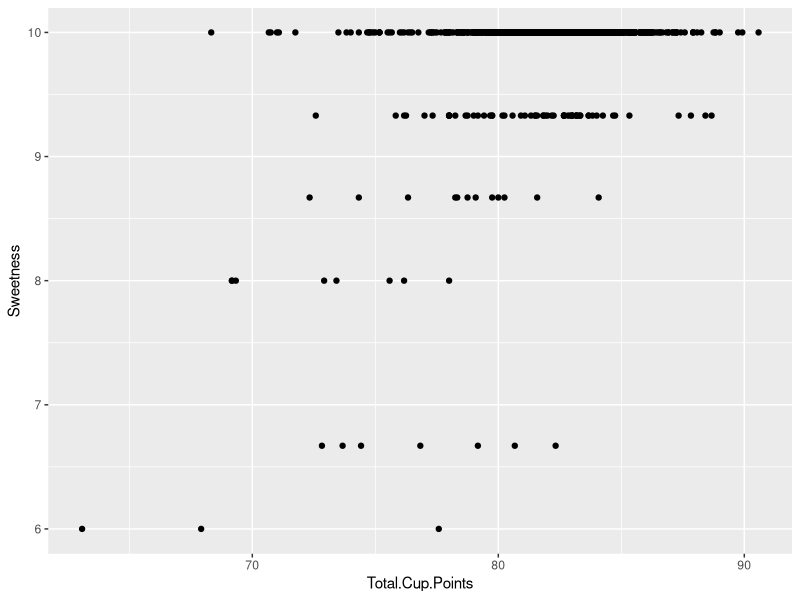
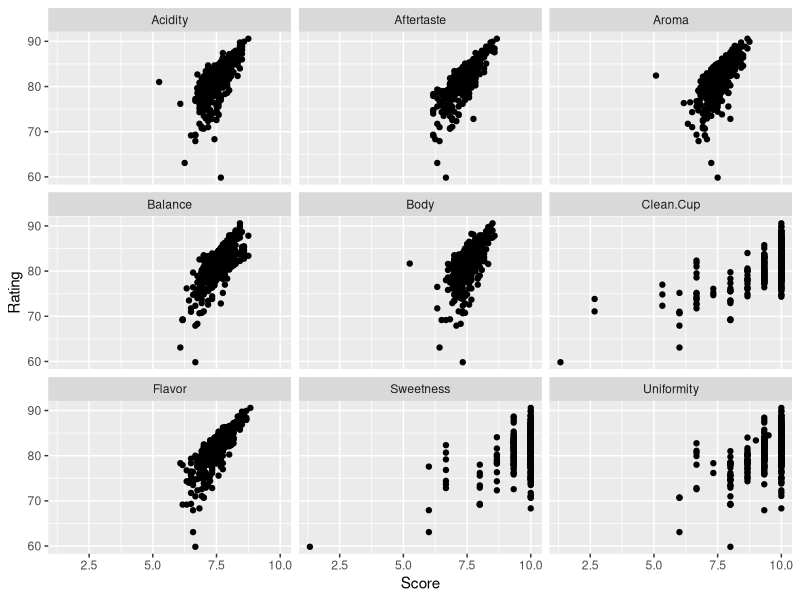

These figures' R source, in order:
## ---- chunk 1
knitr::opts_chunk$set(echo = FALSE, message=FALSE, warning=FALSE)
## ---- chunk 2
library(tidyverse)
arabica_data_cleaned <- read_csv("data/arabica_data_cleaned.csv")
## ---- chunk 3
arabica_data_cleaned %>% filter(Sweetness>5) %>% 
ggplot( ) + 
  geom_point(mapping = aes(x = Total.Cup.Points, y = Sweetness))
## ---- chunk 4
 #bad graph
# arabica_data_cleaned %>% filter(Sweetness>5) %>% 
# ggplot( ) + 
#   geom_point(mapping = aes(x = altitude_mean_meters, y = Sweetness))
## ---- chunk 5
qm<-arabica_data_cleaned %>% select(Aroma:Sweetness,Name, Rating = Total.Cup.Points) %>% 
  pivot_longer(cols=Aroma:Sweetness,names_to ="qlty",values_to="Score") %>% filter(Score>0)
## ---- chunk 6
qm %>% ggplot()+  geom_point(mapping = aes(x = Score, y = Rating )) +
  facet_wrap(~qlty)
